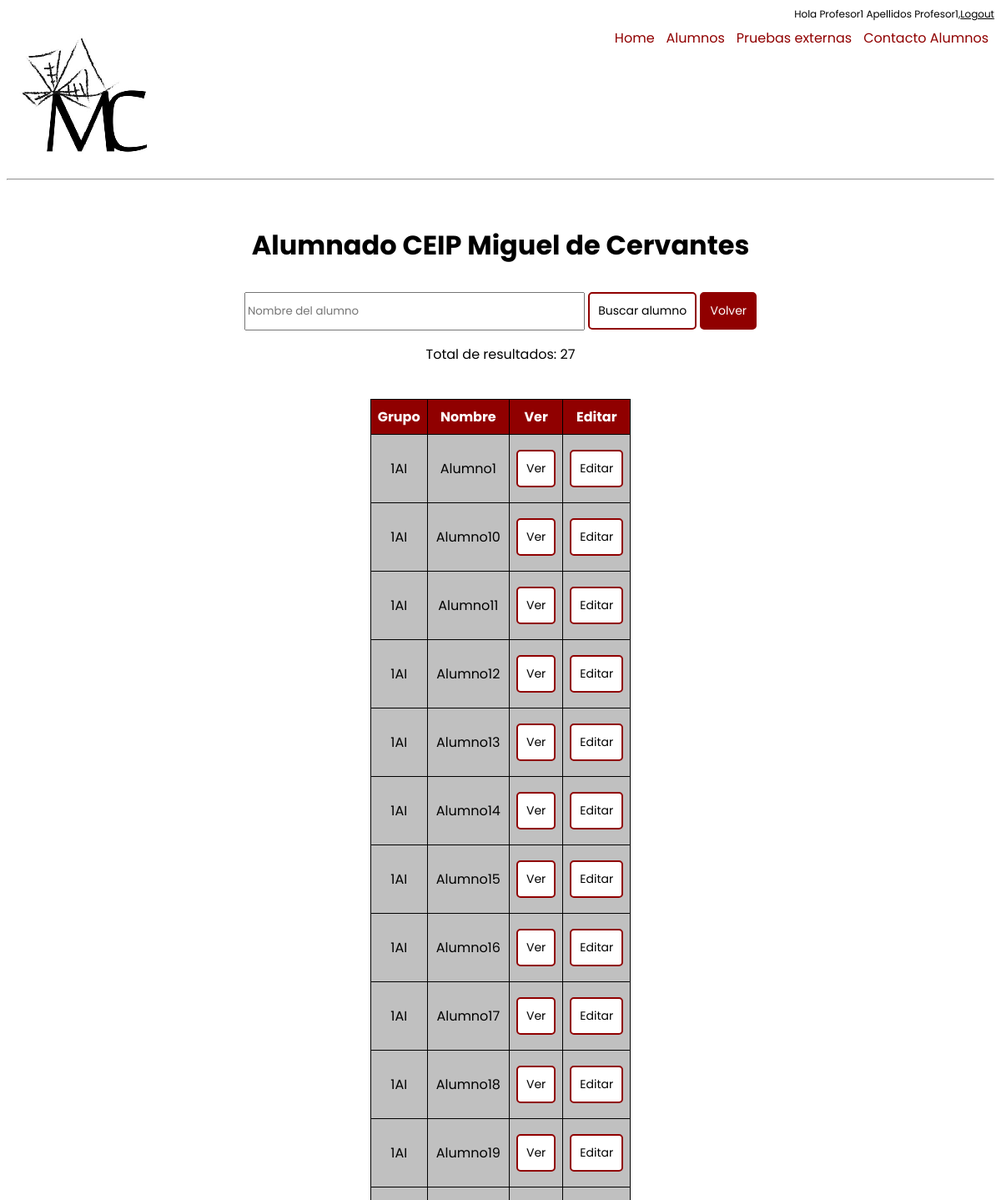
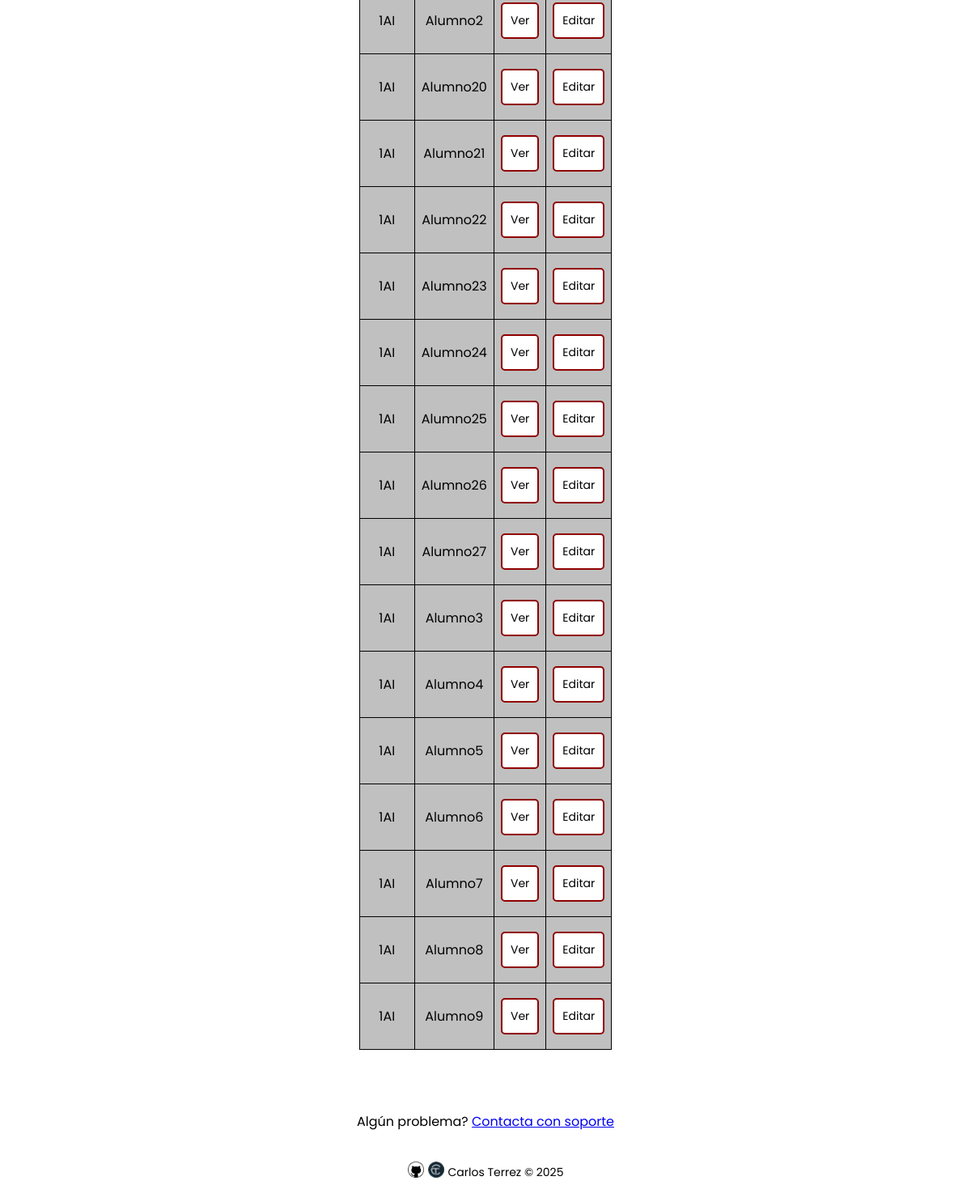
/califications/ (signed in), run on the app's committed database (2 pictures, top to bottom).
### core/models.py (models this page shows, shortened)
class User(AbstractBaseUser, PermissionsMixin):
    name = models.CharField(
        gettext_lazy("first_name"), max_length=30, blank=False, null=False
    )
    lastname = models.CharField(
        gettext_lazy("last_name"), max_length=30, blank=False, null=False
    )
    alumns_group = models.CharField(
        gettext_lazy("alumns_group"), choices=GROUP_CHOICES, max_length=10, blank=True, null=True
    )
    email = models.EmailField(gettext_lazy("email_address"), unique=True)
    date_joined = models.DateTimeField(gettext_lazy("date_joined"), auto_now_add=True)
    uuid = models.UUIDField(unique=True, default=uuid.uuid4, editable=False)
    is_staff = models.BooleanField(
        gettext_lazy("staff status"),
        default=False,
        help_text=gettext_lazy(
            "Designates wheter the user can log into this admin site."
        ),
    )
    is_active = models.BooleanField(gettext_lazy("active"), default=True)
    objects = UserManager()
    USERNAME_FIELD = "email"
    REQUIRED_FIELDS = ["name", "lastname"]
    class Meta:
        verbose_name = gettext_lazy("user")
        verbose_name_plural = gettext_lazy("users")
    @property
    def full_name(self):
        full_name = f"{self.name} {self.lastname}"
        return full_name.strip()
    def __str__(self):
        return self.full_name

class Alumn(models.Model):
    Grupo = models.CharField(choices=GROUP_CHOICES, max_length=3, blank=False)
    Nombre = models.CharField(max_length=200, blank=False, null=False)
    Fotografia = models.URLField(max_length=200, blank=True, null = True)
    gender_choices = [
        ("H", "Hombre"),
        ("M", "Mujer"),
        ("NA", "Sin especificar"),
    ]
    Sexo = models.CharField(choices=gender_choices, max_length=2, blank=False)
    Tutor_a = models.ForeignKey(settings.AUTH_USER_MODEL, null = False, blank=False, on_delete=models.DO_NOTHING)
    Observaciones = models.TextField(max_length=300, blank=True, null=True)
    external_tests_choices = [
        ("PET", "PET"),
        ("KET", "KET"),
        ("None", "None"),
    ]
    PET_KET = models.CharField(choices=external_tests_choices, max_length=4, blank=True, default="")
    Calificaciones = models.JSONField(default=dict, blank=True, null=True)
    Telefono_contacto_padre = models.PositiveIntegerField(blank=True, null=True)
    Nombre_padre = models.CharField(max_length=30, blank=True, null=True)
    Email_padre = models.EmailField(blank=True, null=True)
    Telefono_contacto_madre = models.PositiveIntegerField(blank=True, null=True)
    Nombre_madre = models.CharField(max_length=30, blank=True, null=True)
    Email_madre = models.EmailField(blank=True, null=True)
    Personas_autorizadas_recogida = models.TextField(max_length=300, blank=True, null=True)
    comedor_choices = [
        ("SI", "SI"),
        ("NO", "NO"),
    ]
    Comedor = models.CharField(choices=comedor_choices, max_length=2, blank=False)
    Alergias = models.TextField(max_length=300, blank=True, null=True)
    IBAN = models.CharField(max_length=24, blank=True, null=True)
    Titular_cuenta = models.CharField(max_length=30, blank=True, null=True)
    Beca_comedor = models.CharField(choices=comedor_choices, max_length=2, blank=False)
    Pagos_pendientes = models.CharField(max_length=200, blank=True, null=True)
    accede_choices = [
        ("SI", "SI"),
        ("NO", "NO"),
    ]
    Adhesion_Accede = models.CharField(choices=accede_choices, max_length=2, blank=False)
    Senal_Accede = models.CharField(choices=accede_choices, max_length=2, blank=False)
    class Meta:
        ordering = ["Grupo", "Nombre"]

### core/views.py (the view)
# urls.py: path('califications/', Califications.as_view(), name = "califications"),
class Califications(AlumnList):
    model = Alumn
    template_name = "core/califications.html"
    context_object_name = ""

### core/views.py (called while the page is built)
    def get_queryset(self):
        queryset = super().get_queryset()
        searched_value = self.request.GET.get('find_area', '').strip()
        if searched_value:
            queryset = queryset.filter(Nombre__icontains=searched_value)
        return queryset

    def get_context_data(self, **kwargs):
        context = super().get_context_data(**kwargs)
        if self.request.user.alumns_group:
            context['alumn_list'] = context['alumn_list'].filter(Grupo=self.request.user.alumns_group)
        context['count'] = context['alumn_list'].count()
        context['searched_value'] = self.request.GET.get('find_area', '').strip()
        return context

### core/templates/core/califications.html (shortened to what this page needs)
{% extends 'core/base.html' %}
{% load static %}
{% block content %}
<body>
<br>
    <div class="flex-container">
      <h1>Alumnado CEIP Miguel de Cervantes</h1>
        <form class="find-form" method="GET">
            <input type="text" name="find_area" value="{{finded_value}}" placeholder="Nombre del alumno" style="width:400px; height:40px; text-decoration: none;">
            <input class='button' type="submit" value="Buscar alumno">
            <a href="{% url 'home' %}" class="button" style="display: inline-block; text-align: center; width: auto; font-size: 14px; background:#900000; color: #FFFFFF; padding: 10px; text-decoration: none;">
                Volver
            </a>
        </form>
      <p>Total de resultados: {{ count }}</p>
    </div>
    <br>
    <div class="flex-container">
      <table class="table table-bordered border-dark">
        <thead>
          <tr class="table-primary" style="background: #900000; color:white;">
            <th scope="col">Grupo</th>
            <th scope="col">Nombre</th>
            <th scope="col">Ver</th>
            <th scope="col">Editar</th>
          </tr>
        </thead>
        <tbody>
      {% for alumn in alumn_list %}
        <tr class="table-secondary">
          <td>{{alumn.Grupo}}</td>
          <td>{{alumn.Nombre}}</td>
          <td><a href="{% url 'view_califications' alumn.id %}" class="button" style="display: inline-block; text-align: center; width: auto; font-size: 14px; padding: 10px; text-decoration: none; margin-bottom: 10px;">Ver</a></td>
          <td><a href="{% url 'edit_califications' alumn.id %}" class="button" style="display: inline-block; text-align: center; width: auto; font-size: 14px; padding: 10px; text-decoration: none; margin-bottom: 10px;">Editar </a>
        </tr>
      {% endfor %}
      </tbody>
    </table>
    </div>
</body>
{% endblock content %}

### core/templates/core/base.html (shortened to what this page needs)
<!DOCTYPE html>
<html lang="en">
{% load static %}
<head>
    <link rel="stylesheet" type="text/css" href="{% static 'core/css/main.css' %}">
</head>
<body>
    <div class="flex-container-login" style="justify-content: flex-end">
        {% if request.user.is_authenticated %}
            <p style = "text-align: right">Hola {{request.user|title}}, </p>
            <form  method="post" action="{% url 'logout' %}">
                <button style="float:right" type="submit" class="logout-button">Logout</button>
            </form>
        {% endif %}
    </div>
    <div>
        {% if request.path != '/' and request.path != '/accounts/login/' %}
            <ul class="navbar">
                <li><a href="https://site.educa.madrid.org/cp.cervantes.trescantos/" target="_blank" >
                    <img alt="Logo Cervantes" class="mx-auto d-flex rounded img-fluid mb-3 mb-lg-0" src="{% static 'core/images/Logo_Miguel_Cervantes.jpg' %}"></a>
                </li>
                <li style="float:right"><a href="{% url 'parents_contact' %}" class="{% if request.path == '/parents_contact/' %}current-page{% endif %}">Contacto Alumnos</a></li>
                <li style="float:right"><a href="{% url 'external_tests' %}" class="{% if request.path == '/external_tests/' %}current-page{% endif %}">Pruebas externas</a></li>
                <li style="float:right"><a href="{% url 'alumn_list' %}" class="{% if request.path == '/alumn_list/' %}current-page{% endif %}">Alumnos</a></li>
                <li style="float:right"><a href="{% url 'home' %}">Home</a></li>
            </ul>
        {% else %}
            <section>
                <a href="https://site.educa.madrid.org/cp.cervantes.trescantos/" target="_blank" >
                        <img alt="Logo Cervantes" class="mx-auto d-flex rounded img-fluid mb-3 mb-lg-0" src="{% static 'core/images/Logo_Miguel_Cervantes.jpg' %}"></a>
                <div class="CEIP">CEIP Miguel de Cervantes</div>
            </section>
        {% endif %}
    </div>
<hr>
    {% block content %}{% endblock content %}
    <div style="margin: 60px" class="flex-container">
        <p> Algún problema? <a href="{% url 'contact' %}">Contacta con soporte</a></p>
        <div style="margin: 10px" class="footer-flex-container">
            <div><a href="https://github.com/byDracool"><img style="width:20px;height:20px;" src="{% static 'core/images/github.png' %}"></a></div>
            <div><a href="https://carlosterrez.dev/"><img style="width:20px;height:20px;" src="{% static 'core/images/logoCT.png' %}"></a></div>
            <div><p style="font-size: 14px">Carlos Terrez &copy; 2025</p></div>
        </div>
    </div>
</body>
</html>

### core/static/core/css/main.css (style rules this page uses)
* { font-family: "Poppins", sans-serif; }
body { background: #FFFFFF; }
.button { border: 2px solid #900000; background-color: #FFFFFF; color: #000000; padding: 10px; font-size: 14px; border-radius: 5px; cursor: pointer; text-decoration: none; margin-top: 10px; }
td, th { font-family: 'Poppins', sans-serif; text-align: center; white-space: nowrap; border: 1px solid #000000; padding: 8px; }
.table { background: grey; table-layout: auto; border-collapse: collapse; }
.table-secondary { background: #c0c0c0; }
.footer-flex-container { display: flex; flex-direction: row; align-items: center; text-align: center; justify-content: center; gap: 5px; }
.flex-container { display: flex; flex-direction: column; align-items: center; text-align: center; }
.flex-container-login { display: flex; flex-direction: row; align-items: center; text-align: right; justify-content: flex-end; margin: 0; padding: 0; }
.flex-container-login p { margin: 0; padding: 0; font-size: 12px; }
.flex-container-login form { display: inline-block; margin: 0; padding: 0; width: auto; }

### core/templates/core/base.html (style rules this page uses)
ul { list-style-type: none; margin: 0; padding: 0; overflow: hidden; }
li { float: left; }
li a { display: block; color: #900000; text-align: center; padding: 7px; text-decoration: none; }
.logout-button { all: unset; font-size: 12px; text-decoration: underline; background-color: #FFFFFF; border: none; cursor: pointer; text-align: right; display: inline; }

### data on the page
User: user "Profesor1 Apellidos Profesor1"
Alumn: Grupo "1AI", Nombre "Alumno1"
Alumn: Grupo "1AI", Nombre "Alumno10"
Alumn: Grupo "1AI", Nombre "Alumno11"
Alumn: Grupo "1AI", Nombre "Alumno12"
Alumn: Grupo "1AI", Nombre "Alumno13"
Alumn: Grupo "1AI", Nombre "Alumno14"
Alumn: Grupo "1AI", Nombre "Alumno15"
Alumn: Grupo "1AI", Nombre "Alumno16"
Alumn: Grupo "1AI", Nombre "Alumno17"
Alumn: Grupo "1AI", Nombre "Alumno18"
Alumn: Grupo "1AI", Nombre "Alumno19"
Alumn: Grupo "1AI", Nombre "Alumno2"
Alumn: Grupo "1AI", Nombre "Alumno20"
Alumn: Grupo "1AI", Nombre "Alumno21"
Alumn: Grupo "1AI", Nombre "Alumno22"
Alumn: Grupo "1AI", Nombre "Alumno23"
Alumn: Grupo "1AI", Nombre "Alumno24"
Alumn: Grupo "1AI", Nombre "Alumno25"
Alumn: Grupo "1AI", Nombre "Alumno26"
Alumn: Grupo "1AI", Nombre "Alumno27"
Alumn: Grupo "1AI", Nombre "Alumno3"
Alumn: Grupo "1AI", Nombre "Alumno4"
Alumn: Grupo "1AI", Nombre "Alumno5"
Alumn: Grupo "1AI", Nombre "Alumno6"
Alumn: Grupo "1AI", Nombre "Alumno7"
Alumn: Grupo "1AI", Nombre "Alumno8"
Alumn: Grupo "1AI", Nombre "Alumno9"

### other printed values
{{ count }} "27"
